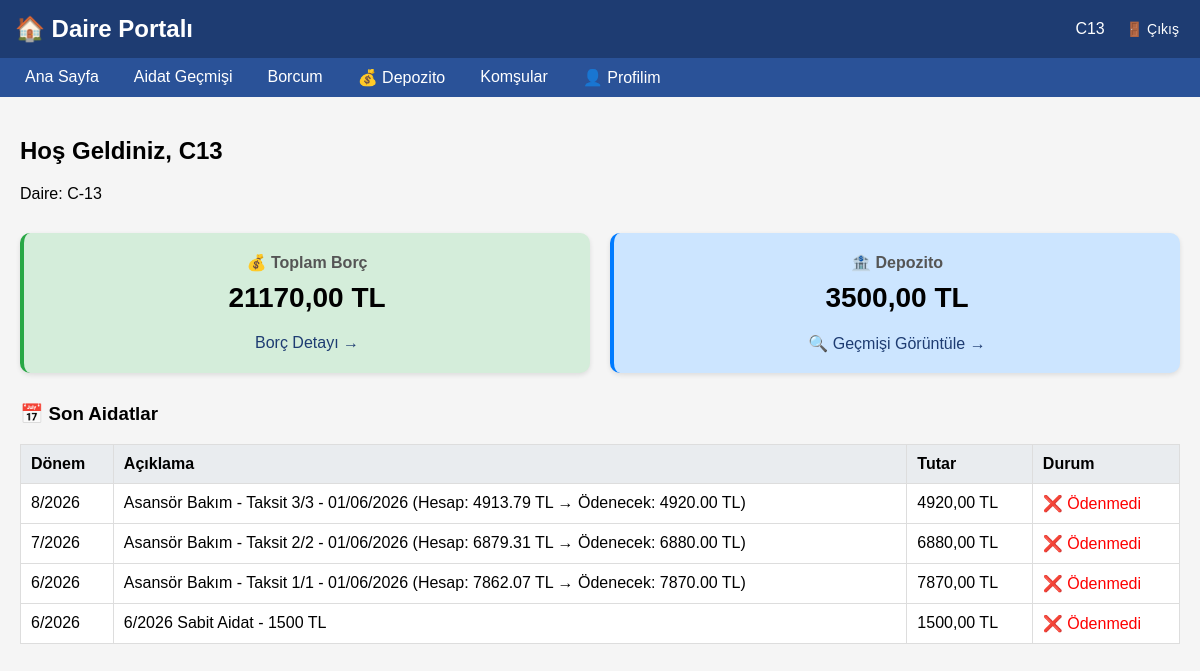
Page /portal/ (signed in) on the committed database.
### bina/models.py (models this page shows, shortened)
class Daire(models.Model):
    site = models.ForeignKey(Site, on_delete=models.CASCADE, verbose_name="Site", null=True, blank=True)
    blok = models.ForeignKey(Blok, on_delete=models.CASCADE, verbose_name="Blok", related_name='daireler')
    daire_no = models.CharField(max_length=10, verbose_name="Daire No")
    TASINMAZ_TIPI = [
        ('kat_mulkiyeti', 'Kat Mülkiyeti'),
        ('kat_irtifaki', 'Kat İrtifakı'),
        ('diger', 'Diğer'),
    ]
    NITELIK_TIPI = [
        ('mesken', 'Mesken'),
        ('dukkan', 'Dükkan'),
        ('depo', 'Depo'),
        ('ofis', 'Ofis'),
        ('diger', 'Diğer'),
    ]
    DAIRE_TIPLERI = [
        ('1+0', '1+0 (Stüdyo)'),
        ('1+1', '1+1'),
        ('2+1', '2+1'),
        ('3+1', '3+1'),
        ('3+1_dublex', '3+1 Dublex'),
        ('4+1', '4+1'),
        ('4+1_dublex', '4+1 Dublex'),
        ('5+1', '5+1'),
        ('5+1_dublex', '5+1 Dublex'),
        ('6+1', '6+1'),
        ('diger', 'Diğer'),
    ]
    blok = models.ForeignKey(Blok, on_delete=models.CASCADE, verbose_name="Blok", related_name='daireler')
    daire_no = models.CharField(max_length=10, verbose_name="Daire No")
    daire_tipi = models.CharField(max_length=20, choices=DAIRE_TIPLERI, verbose_name="Daire Tipi")
    isletme_giderlerinden_muaf = models.BooleanField(
        default=False,
        verbose_name="İşletme Giderlerinden Muaf",
        help_text="Yönetici daireleri için işaretlenir. Bu daireye aidat, yakıt, elektrik, su gibi işletme giderleri yansıtılmaz."
    )
    demirbas_giderlerinden_muaf = models.BooleanField(
        default=False,
        verbose_name="Demirbaş Giderlerinden Muaf",
        help_text="Bu daireye asansör, hidrofor gibi demirbaş giderleri yansıtılmaz."
    )
    tasinmaz_tipi = models.CharField(max_length=20, choices=TASINMAZ_TIPI, default='kat_mulkiyeti', verbose_name="Taşınmaz Tipi")
    nitelik = models.CharField(max_length=20, choices=NITELIK_TIPI, default='mesken', verbose_name="Nitelik")
    arsa_pay_pay = models.IntegerField(default=1, verbose_name="Arsa Payı (Pay)",
                                       help_text="Örnek: 48 (48/2700 pay için)")
    arsa_pay_payda = models.IntegerField(default=10000, verbose_name="Arsa Payı (Payda)",
                                         help_text="Örnek: 2700 (48/2700 pay için)")
    hisse_orani = models.DecimalField(max_digits=10, decimal_places=6, default=0.0001,
                                      help_text="Otomatik hesaplanır: Pay/Payda",
                                      verbose_name="Hisse Oranı")
    kat = models.IntegerField(default=1, verbose_name="Bulunduğu Kat")
    net_metrekare = models.IntegerField(null=True, blank=True, verbose_name="Net Metrekare",
                                        help_text="Dairenin iç net alanı (m²)")
    brut_metrekare = models.IntegerField(null=True, blank=True, verbose_name="Brüt Metrekare",
                                         help_text="Duvarlar dahil toplam alan (m²) - YAKIT HESABI İÇİN")
    balkon_m2 = models.IntegerField(null=True, blank=True, verbose_name="Balkon Alanı (m²)")
    oda_sayisi = models.IntegerField(default=3, verbose_name="Oda Sayısı")
    tapu_kayit_no = models.CharField(max_length=50, blank=True, verbose_name="Tapu Kayıt No")
    tapu_sahibi = models.CharField(max_length=100, blank=True, verbose_name="Tapu Sahibi")
    tapu_tarihi = models.DateField(null=True, blank=True, verbose_name="Tapu Tarihi")
    def __str__(self):
        blok_adi = self.blok.get_blok_adi_display()
        muaf_bilgi = ""
        if self.isletme_giderlerinden_muaf:
            muaf_bilgi += " [İşletme Muaf]"
        if self.demirbas_giderlerinden_muaf:
            muaf_bilgi += " [Demirbaş Muaf]"
        return f"{blok_adi} - {self.daire_no} Nolu Daire (Arsa Payı: {self.arsa_pay_pay}/{self.arsa_pay_payda}){muaf_bilgi}"
    class Meta:
        verbose_name = "Daire"
        verbose_name_plural = "Daireler"
        unique_together = ['blok', 'daire_no']

class Blok(models.Model):
    site = models.ForeignKey(
        'Site',
        on_delete=models.CASCADE,
        null=True,
        blank=True,
        verbose_name="Site"
    )
    BLOK_LAR = [...]
    blok_adi = models.CharField(max_length=1, choices=BLOK_LAR, unique=True, verbose_name="Blok Adı")
    BLOK_LAR = [
        ('A', 'A Blok'),
        ('B', 'B Blok'),
        ('C', 'C Blok'),
        ('D', 'D Blok'),
        ('E', 'E Blok'),
    ]
    blok_adi = models.CharField(max_length=1, choices=BLOK_LAR, unique=True, verbose_name="Blok Adı")
    kat_sayisi = models.IntegerField(default=4, verbose_name="Kat Sayısı")
    daire_sayisi = models.IntegerField(default=16, verbose_name="Toplam Daire Sayısı")
    class Meta:
        verbose_name = "Blok"
        verbose_name_plural = "Bloklar"

class Aidat(models.Model):
    site = models.ForeignKey(Site, on_delete=models.CASCADE, verbose_name="Site", null=True, blank=True)
    daire = models.ForeignKey(Daire, on_delete=models.CASCADE, verbose_name="Daire")
    AIDAT_TIPI = [
        ('sabit', 'Sabit Aidat'),
        ('ekstra', 'Ekstra Gider Aidatı'),
        ('yakıt', 'Yakıt Aidatı'),
        ('diger', 'Diğer'),
    ]
    daire = models.ForeignKey(Daire, on_delete=models.CASCADE, verbose_name="Daire")
    ay = models.CharField(max_length=20, verbose_name="Ay")
    yil = models.IntegerField(default=date.today().year, verbose_name="Yıl")
    tutar = models.DecimalField(max_digits=10, decimal_places=2, verbose_name="Aidat Tutarı")
    aidat_tipi = models.CharField(max_length=20, choices=AIDAT_TIPI, default='sabit', verbose_name="Aidat Tipi")
    yuvarlama_farki = models.DecimalField(max_digits=10, decimal_places=2, default=0, verbose_name="Yuvarlama Farkı")
    gider = models.ForeignKey('Gider', on_delete=models.SET_NULL, null=True, blank=True, verbose_name="Bağlı Gider")
    tahakkuk_tarihi = models.DateField(null=True, blank=True, verbose_name="Tahakkuk Tarihi",
                                        help_text="Borcun doğduğu tarih (fatura tarihi)")
    odeme_yapildi_mi = models.BooleanField(default=False, verbose_name="Ödeme Yapıldı mı?")
    odeme_tarihi = models.DateField(null=True, blank=True, verbose_name="Ödeme Tarihi")
    kim_odedi = models.ForeignKey(Kisi, on_delete=models.SET_NULL, null=True, blank=True, verbose_name="Ödeyen Kişi")
    odeme_notu = models.TextField(blank=True, verbose_name="Ödeme Notu")
    aciklama = models.TextField(blank=True, verbose_name="Açıklama")
    gecikme_faizi = models.DecimalField(max_digits=10, decimal_places=2, default=0, verbose_name="Gecikme Faizi")
    class Meta:
        verbose_name = "Aidat"
        verbose_name_plural = "Aidatlar"
        ordering = ['-yil', '-ay']

### bina/portal_views.py (the view)
# urls.py: path('', portal_views.portal_ana_sayfa, name='portal_ana'),
@login_required(login_url='/portal/login/')
def portal_ana_sayfa(request):
    try:
        daire_kullanici = DaireKullanici.objects.get(kullanici=request.user)
        daire = daire_kullanici.daire
        aidatlar = Aidat.objects.filter(daire=daire).order_by('-yil', '-ay')[:12]
        for aidat in aidatlar:
            if not aidat.aciklama:
                if aidat.gider:
                    aidat.aciklama = f"{aidat.gider.get_tip_display()} gideri"
                else:
                    aidat.aciklama = f"{aidat.get_aidat_tipi_display()} aidatı"
        toplam_borc = Aidat.objects.filter(
            daire=daire,
            odeme_yapildi_mi=False
        ).aggregate(Sum('tutar'))['tutar__sum'] or 0
        print(f"DEBUG: {daire} için toplam borç: {toplam_borc}")
        for aidat in aidatlar:
            print(f"  {aidat.ay}/{aidat.yil} - {aidat.aidat_tipi} - odeme_yapildi_mi={aidat.odeme_yapildi_mi}")
        from .models import Depozito  # Güvenli import
        depozito_obj = Depozito.objects.filter(daire=daire, durum='alindi').first()
        if depozito_obj:
            depozito_tutari = float(depozito_obj.tutar)
            depozito_var = True
            print(f"DEBUG: Depozito bulundu - {depozito_tutari} TL")
        else:
            depozito_tutari = 0
            depozito_var = False
            print(f"DEBUG: Depozito bulunamadı")
        context = {
            'daire': daire,
            'kullanici': daire_kullanici,
            'aidatlar': aidatlar,
            'toplam_borc': toplam_borc,
            'depozito_var': depozito_var,
            'depozito_tutari': depozito_tutari,
        }
        return render(request, 'portal/ana_sayfa.html', context)
    except DaireKullanici.DoesNotExist:
        messages.error(request, 'Profiliniz bulunamadı.')
        return redirect('/portal/login/')
    except Exception as e:
        print(f"HATA: {e}")
        import traceback
        traceback.print_exc()
        messages.error(request, f'Bir hata oluştu: {str(e)}')
        return redirect('/portal/login/')

### bina/templates/portal/ana_sayfa.html (shortened to what this page needs)
{% extends "portal/base.html" %}
{% block content %}
<h2>Hoş Geldiniz, {{ request.user.get_full_name }}</h2>
<p>Daire: {{ daire.blok.blok_adi }}-{{ daire.daire_no }}</p>
<div class="card-container">
    <div class="card bg-success-light">
        <h3>💰 Toplam Borç</h3>
        <div class="amount">{{ toplam_borc|floatformat:2 }} TL</div>
        <a href="{% url 'borc_durumu' %}" class="card-link">Borç Detayı →</a>
    </div>
    <div class="card {% if depozito_var %}bg-info-light{% else %}bg-warning-light{% endif %}">
        <h3>🏦 Depozito</h3>
        <div class="amount">
            {% if depozito_var %}
                {{ depozito_tutari|floatformat:2 }} TL
            {% else %}
                Kayıt Yok
            {% endif %}
        </div>
        {% if depozito_var %}
            <a href="{% url 'depozito_gecmisi' %}" class="card-link">
                🔍 Geçmişi Görüntüle →
            </a>
        {% else %}
            <small style="color: #856404;">Henüz depozito kaydınız bulunmuyor.</small>
        {% endif %}
    </div>
</div>
<h3>📅 Son Aidatlar</h3>
<div class="table-responsive">
    <table>
        <thead>
            <tr>
                <th>Dönem</th>
                <th>Açıklama</th>
                <th>Tutar</th>
                <th>Durum</th>
            </tr>
        </thead>
        <tbody>
            {% for aidat in aidatlar %}
            <tr>
                <td>{{ aidat.ay }}/{{ aidat.yil }}</td>
                <td>{{ aidat.aciklama|default:"-" }}</td>
                <td>{{ aidat.tutar|floatformat:2 }} TL</td>
                <td>
                    {% if aidat.odeme_yapildi_mi %}
                        <span style="color: green;">✅ Ödendi</span>
                    {% else %}
                        <span style="color: red;">❌ Ödenmedi</span>
                    {% endif %}
                </td>
            </tr>
            {% endfor %}
        </tbody>
    </table>
</div>
{% endblock %}

### bina/templates/portal/base.html (shortened to what this page needs)
<!DOCTYPE html>
<html>
<head>
</head>
<body>
    <div class="header">
        <div class="header-left">
            <h2>🏠 Daire Portalı</h2>
        </div>
        <div class="header-right">
            <span>{{ request.user.get_full_name|default:request.user.username }}</span>
            <form action="{% url 'portal_logout' %}" method="post" style="display: inline;">
                <button type="submit" class="logout-btn">🚪 Çıkış</button>
            </form>
        </div>
    </div>
    <div class="nav">
        <a href="{% url 'portal_ana' %}">Ana Sayfa</a>
        <a href="{% url 'aidat_gecmisi' %}">Aidat Geçmişi</a>
        <a href="{% url 'borc_durumu' %}">Borcum</a>
        <a href="{% url 'depozito_gecmisi' %}">💰 Depozito</a>
        <a href="{% url 'komsular' %}">Komşular</a>
        <a href="{% url 'profil_duzenle' %}">👤 Profilim</a>
    </div>
    <div class="container">
        {% block content %}{% endblock %}
    </div>
</body>
</html>

### bina/templates/portal/base.html (style rules this page uses)
body { font-family: Arial; margin: 0; padding: 0; background: #f5f5f5; }
.header { background: #1e3c72; color: white; padding: 15px; display: flex; justify-content: space-between; align-items: center; flex-wrap: wrap; gap: 10px; }
.header-left { display: flex; align-items: center; gap: 15px; }
.header-left h2 { margin: 0; }
.header-right { display: flex; align-items: center; gap: 15px; }
.nav { background: #2a5298; padding: 10px; display: flex; flex-wrap: wrap; gap: 5px; }
.nav a { color: white; text-decoration: none; margin: 0 15px; }
.container { padding: 20px; max-width: 1200px; margin: auto; }
table { width: 100%; border-collapse: collapse; background: white; }
th, td { padding: 10px; border: 1px solid #ddd; text-align: left; }
th { background: #e9ecef; }
.logout-btn { background: none; border: none; color: white; cursor: pointer; font-size: 14px; }
.card-container { display: flex; gap: 20px; margin: 30px 0; flex-wrap: wrap; }
.card { flex: 1; min-width: 200px; background: white; padding: 20px; border-radius: 10px; text-align: center; box-shadow: 0 2px 5px rgba(0,0,0,0.1); }
.card h3 { margin: 0 0 10px 0; font-size: 16px; color: #555; }
.card .amount { font-size: 28px; font-weight: bold; margin: 10px 0; }
.card-link { display: inline-block; margin-top: 10px; color: #1e3c72; text-decoration: none; }
.bg-success-light { background: #d4edda; border-left: 4px solid #28a745; }
.bg-info-light { background: #cce5ff; border-left: 4px solid #007bff; }
.table-responsive { overflow-x: auto; }

### rows in the picture
Daire: blok.blok_adi "C", daire_no "13"
Aidat: ay "8", yil "2026", aciklama "Asansör Bakım - Taksit 3/3 - 01/06/2026 (Hesap: 4913.79 TL → Ödenecek: 4920.00 TL)", tutar "4920,00", odeme_yapildi_mi "❌ Ödenmedi"
Aidat: ay "7", yil "2026", aciklama "Asansör Bakım - Taksit 2/2 - 01/06/2026 (Hesap: 6879.31 TL → Ödenecek: 6880.00 TL)", tutar "6880,00", odeme_yapildi_mi "❌ Ödenmedi"
Aidat: ay "6", yil "2026", aciklama "Asansör Bakım - Taksit 1/1 - 01/06/2026 (Hesap: 7862.07 TL → Ödenecek: 7870.00 TL)", tutar "7870,00", odeme_yapildi_mi "❌ Ödenmedi"
Aidat: ay "6", yil "2026", aciklama "6/2026 Sabit Aidat - 1500 TL", tutar "1500,00", odeme_yapildi_mi "❌ Ödenmedi"

### other values in the picture
{{ request.user.get_full_name|default:request.user.username }} "C13"
{{ request.user.get_full_name }} "C13"
{{ toplam_borc|floatformat:2 }} "21170,00"
{{ depozito_tutari|floatformat:2 }} "3500,00"
